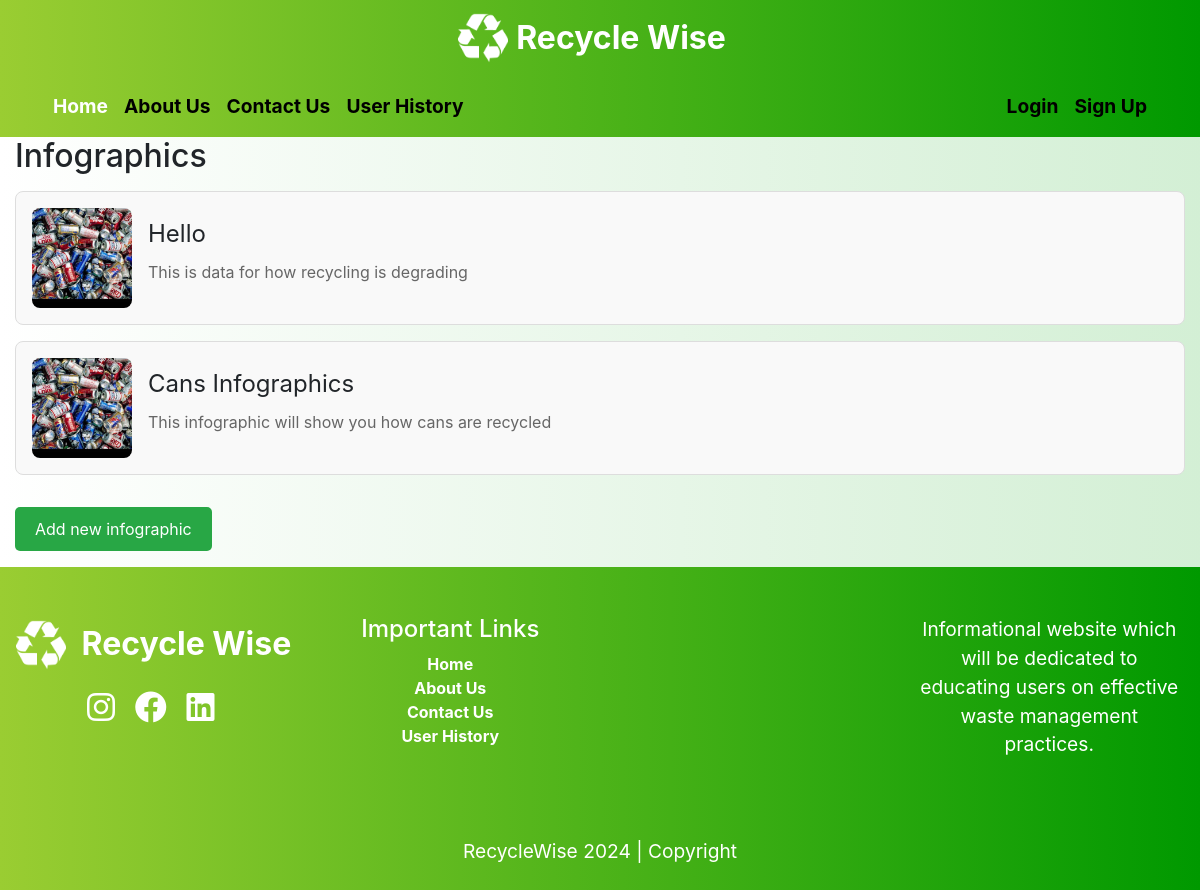
Page /infographics/ on the earlier database version.
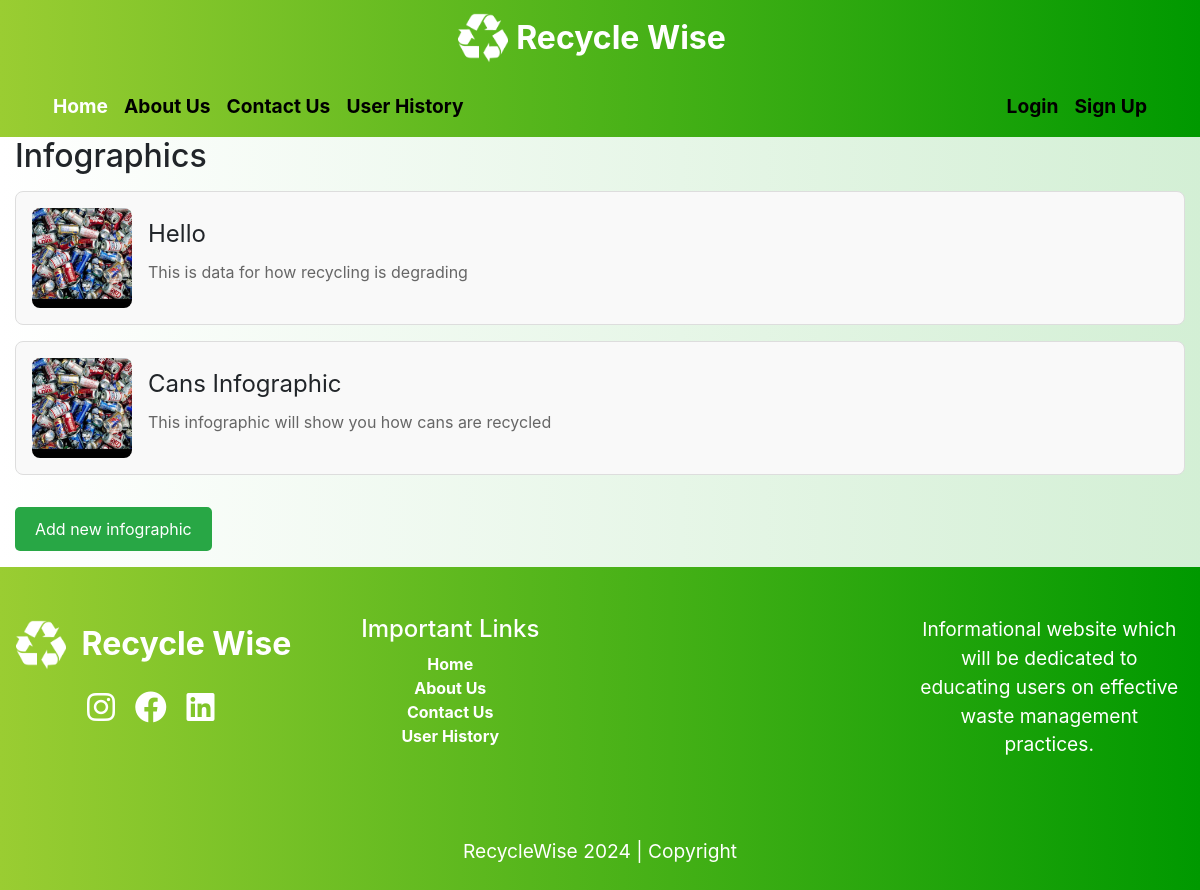
Same page on the later database version.
### infographics/models.py (models this page shows, shortened)
class Infographic(models.Model):
    title = models.CharField(max_length=200)
    description = models.TextField()
    image = models.ImageField(upload_to='infographics/')
    published_date = models.DateTimeField(auto_now_add=True)

### infographics/views.py (the view)
# urls.py: path('', views.infographic_list, name='infographic_list'),
def infographic_list(request):
    infographics = Infographic.objects.all()
    return render(request, 'infographics/infographic_list.html', {'infographics': infographics})

### templates/infographics/infographic_list.html (shortened to what this page needs)
{% extends 'base.html' %}
{% block content %}
  <h2>Infographics</h2>
  <ul class="infographic-list">
    {% for infographic in infographics %}
      <a href="{% url 'infographic_detail' pk=infographic.pk %}" class="infographic-item">
        <div class="infographic-thumbnail" style="background-image: url('{{ infographic.image.url }}');"></div>
        <div class="infographic-details">
          <div class="infographic-title">{{ infographic.title }}</div>
          <p class="infographic-description">{{ infographic.description }}</p>
        </div>
      </a>
    {% endfor %}
  </ul>
  <a class="add-infographic" href="{% url 'infographic_new' %}">Add new infographic</a>
{% endblock %}

### templates/base.html (shortened to what this page needs)
<!DOCTYPE html>
<html>
<head>
    {% load static %}
    <link rel="stylesheet" href="https://cdnjs.cloudflare.com/ajax/libs/font-awesome/6.0.0-beta3/css/all.min.css">
    <link rel="stylesheet" href="https://stackpath.bootstrapcdn.com/bootstrap/4.5.2/css/bootstrap.min.css">
    <link rel="stylesheet" href="https://cdnjs.cloudflare.com/ajax/libs/animate.css/4.1.1/animate.min.css"/>
    <link rel="stylesheet" href="{% static 'css/base.css' %}">
</head>
<body>
    <nav class="navbar navbar-light navbar-custom" style="    background-image: linear-gradient(to right, #9ACD32, #009900);">
        <div class="container-fluid d-flex justify-content-center">
            <a class="navbar-brand d-flex align-items-center" href="{% url 'home' %}">
                {% load static %}
                <img src="{% static 'recycle-symbol-white.png' %}" width="50" height="50" class="d-inline-block align-top mr-2 wow animate__animated animate__rotateIn" data-wow-duration="2s" alt="">
                Recycle Wise
            </a>
        </div>
    </nav>
    <nav class="navbar navbar-expand-lg navbar-light navbar-custom" style="    background-image: linear-gradient(to right, #9ACD32, #009900);">
        <div class="container wow animate__animated animate__slideInUp" data-wow-duration="2s">
            <div class="collapse navbar-collapse" id="navbarNav">
                <ul class="navbar-nav">
                    <li class="nav-item active">
                        <a class="nav-link" href="{% url 'home' %}">Home <span class="sr-only">(current)</span></a>
                    </li>
                    <li class="nav-item">
                        <a class="nav-link" href="{% url 'team_member_list' %}">About Us</a>
                    </li>
                    <li class="nav-item">
                        <a class="nav-link" href="#">Contact Us</a>
                    </li>
                    <li class="nav-item">
                        <a class="nav-link" href="{% url 'user_history' %}">User History</a>
                    </li>
                </ul>
                <ul class="navbar-nav ml-auto">
                    {% if user.is_authenticated %}
                    <li class="nav-item">
                        <a class="nav-link" href="{% url 'logout' %}">Logout</a>
                    </li>
                    {% else %}
                    <li class="nav-item">
                        <a class="nav-link" href="{% url 'login' %}">Login</a>
                    </li>
                    <li class="nav-item">
                        <a class="nav-link" href="{% url 'signup' %}">Sign Up</a>
                    </li>
                    {% endif %}
                </ul>
            </div>
        </div>
    </nav>
    <div class="container-fluid" style="background-image: linear-gradient(to right, white, #ace1af87)">
        {% block content %}{% endblock %}
    </div>
    <footer class="container-fluid px-3 pt-5 pb-2" style="background-image: linear-gradient(to right, #9ACD32, #009900);">
        <div class="row text-center">
            <div class="col-12 col-md-6 col-lg-3">
                <a class="navbar-brand" href="{% url 'home' %}">
                {% load static %}
                <img src="{% static 'recycle-symbol-white.png' %}" width="50" height="50" class="d-inline-block align-top mr-2 wow animate__animated animate__rotateIn" data-wow-duration="2s" alt="">
                Recycle Wise
            </a>
                <div class="social-icons mt-3 wow animate__animated animate__slideInUp" data-wow-duration="2s">
                <a href="https://www.instagram.com" target="_blank" class="text-white mx-2">
                    <i class="fab fa-instagram fa-2x"></i>
                </a>
                <a href="https://www.facebook.com" target="_blank" class="text-white mx-2">
                    <i class="fab fa-facebook fa-2x"></i>
                </a>
                <a href="https://www.linkedin.com" target="_blank" class="text-white mx-2">
                    <i class="fab fa-linkedin fa-2x"></i>
                </a>
            </div>
            </div>
            <div class="col-12 col-md-6 col-lg-3">
                <h4 style="color: white" class="wow animate__animated animate__slideInDown" data-wow-duration="2s">Important Links</h4>
                <ul class="footer-nav wow animate__animated animate__slideInLeft" data-wow-duration="2s" style="list-style: none; padding-left: 0;">
                    <li class="footer-item active">
                        <a class="footer-link" href="{% url 'home' %}">Home <span class="sr-only">(current)</span></a>
                    </li>
                    <li class="footer-item">
                        <a class="footer-link" href="#">About Us</a>
                    </li>
                    <li class="footer-item">
                        <a class="footer-link" href="#">Contact Us</a>
                    </li>
                    <li class="footer-item">
                        <a class="footer-link" href="{% url 'user_history' %}">User History</a>
                    </li>
                </ul>
            </div>
            <div class="col-12 col-md-6 col-lg-3">
                 <iframe
                    width="100%"
                    height="200"
                    frameborder="0"
                    style="border:0"
                    class="wow animate__animated animate__zoomIn" data-wow-duration="2s"
                    src="https://www.google.com/maps/embed?pb=!1m16!1m12!1m3!1d94439.33903350988!2d-83.08528306688218!3d42.2949715052785!2m3!1f0!2f0!3f0!3m2!1i1024!2i768!4f13.1!2m1!1suniversity%20of%20windsor!5e0!3m2!1sen!2sca!4v1720647997087!5m2!1sen!2sca"
                    allowfullscreen>
                </iframe>
            </div>
            <div class="col-12 col-md-6 col-lg-3">
                <p style="color: white" class="wow animate__animated animate__slideInUp" data-wow-duration="2s">Informational website which will be dedicated to educating users on effective waste management practices.</p>
            </div>
        </div>
        <p class="text-center mt-3 wow animate__animated animate__slideInUp" data-wow-duration="2s" style="color: white;">RecycleWise 2024 | Copyright</p>
    </footer>
</body>
</html>

### static/css/base.css (style rules this page uses)
.navbar-custom { background-image: linear-gradient(to right, #9ACD32, #009900); }
.navbar-custom .navbar-brand, .navbar-custom .nav-link { color: white; font-size: 1.2em; font-weight: bold; }
.navbar-brand { font-size: 2.0em !important; }
.navbar-light .navbar-nav .nav-link { color: black; }
.navbar-light .navbar-nav .active>.nav-link, .navbar-light .navbar-nav .nav-link.active, .navbar-light .navbar-nav .nav-link.show, .navbar-light .navbar-nav .show>.nav-link { color: white; }
p { color: #000; font-size: 1.2em; }
footer { background-image: linear-gradient(to right, #9ACD32, #009900); }
footer a { color: white; font-weight: bold; }
.wow { visibility: hidden; }

### templates/infographics/infographic_list.html (style rules this page uses)
.infographic-list { list-style: none; padding: 0; }
.infographic-item { display: flex; align-items: center; background: #f9f9f9; border: 1px solid #ddd; border-radius: 8px; padding: 16px; margin: 16px 0; transition: transform 0.2s, box-shadow 0.2s; text-decoration: none; color: inherit; }
.infographic-thumbnail { width: 100px; height: 100px; border-radius: 8px; margin-right: 16px; background-size: cover; background-position: center; }
.infographic-details { flex-grow: 1; }
.infographic-title { font-size: 1.5em; margin: 0 0 8px 0; text-decoration: none; }
.infographic-description { font-size: 1em; color: #666; text-decoration: none; }
.infographic-title, .infographic-description { text-decoration: none !important; }
.add-infographic { display: inline-block; margin: 16px 0; padding: 10px 20px; background-color: #28a745; color: white; text-decoration: none; border-radius: 5px; transition: background-color 0.3s; }

Differences in the rows shown:
changed Infographic "This infographic will show you how cans are recycled": title "Cans Infographics" → "Cans Infographic"
